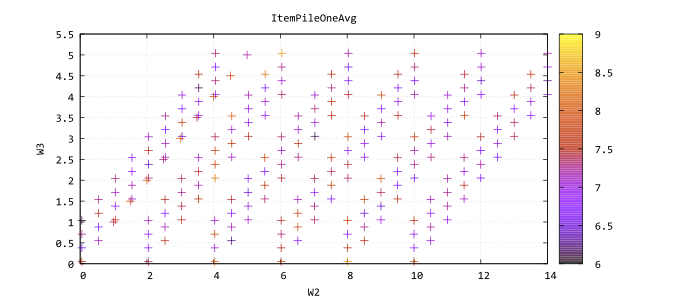

gnuplot code for this plot:
reset
# Output definition
set terminal pdfcairo enhanced size 7, 3 font "Consolas, 12"
set output "moved_heatedscatterplots_weight.pdf"
set lmargin 13
set rmargin 13
# Parameters
set key off
set grid
set style fill solid 0.75
# Line-Styles
set style line 1 linetype 1 linecolor rgb "#7090c8" linewidth 1 pt 1
set style line 2 linetype 1 linecolor rgb "#41b449" linewidth 1 pt 2
set style line 3 linetype 1 linecolor rgb "#f7cb38" linewidth 1 pt 3
set style line 4 linetype 1 linecolor rgb "#db4937" linewidth 1 pt 4
set style line 5 linetype 1 linecolor rgb "#474747" linewidth 1 pt 5
set style line 6 linetype 1 linecolor rgb "#925ac7" linewidth 1 pt 6
set style line 7 linetype 1 linecolor rgb "#57bde3" linewidth 1 pt 7
set style line 8 linetype 1 linecolor rgb "#ff8a3c" linewidth 1 pt 8
set style line 9 linetype 1 linecolor rgb "#1c1c1c" linewidth 1 pt 9
set style line 10 linetype 1 linecolor rgb "#4f658c" linewidth 1 pt 10
set style line 11 linetype 1 linecolor rgb "#29732e" linewidth 1 pt 11
set style line 12 linetype 1 linecolor rgb "#737373" linewidth 1 pt 12
set style line 13 linetype 1 linecolor rgb "#8cb4fa" linewidth 1 pt 13
set style line 14 linetype 1 linecolor rgb "#5afa65" linewidth 1 pt 14
set title "ItemPileOneAvg"
set xlabel "W2"
set ylabel "W3"
plot \
"moved_heatedscatterplots_weight.dat" u 1:2:3 w points linestyle 1 palette t "Overall"
set title "OrdersHandled"
set xlabel "W2"
set ylabel "W3"
plot \
"moved_heatedscatterplots_weight.dat" u 1:2:4 w points linestyle 1 palette t "Overall"
set title "DistanceTraveled"
set xlabel "W2"
set ylabel "W3"
plot \
"moved_heatedscatterplots_weight.dat" u 1:2:5 w points linestyle 1 palette t "Overall"
set title "TripCount"
set xlabel "W2"
set ylabel "W3"
plot \
"moved_heatedscatterplots_weight.dat" u 1:2:6 w points linestyle 1 palette t "Overall"
set title "OrderThroughputTimeAvg"
set xlabel "W2"
set ylabel "W3"
plot \
"moved_heatedscatterplots_weight.dat" u 1:2:7 w points linestyle 1 palette t "Overall"
set title "OrderTurnoverTimeAvg"
set xlabel "W2"
set ylabel "W3"
plot \
"moved_heatedscatterplots_weight.dat" u 1:2:8 w points linestyle 1 palette t "Overall"
set title "OrderPileOneAvg"
set xlabel "W2"
set ylabel "W3"
plot \
"moved_heatedscatterplots_weight.dat" u 1:2:9 w points linestyle 1 palette t "Overall"
reset
exit
